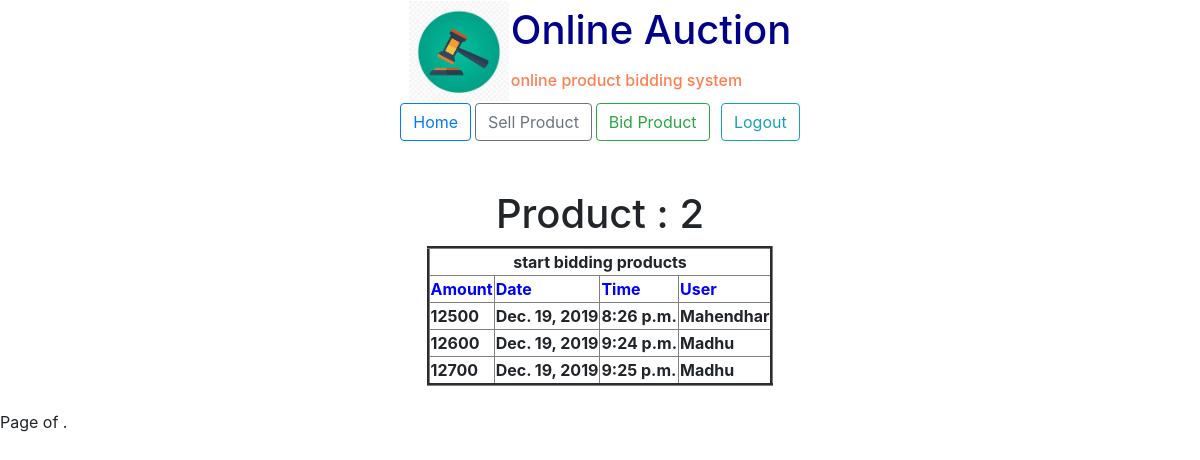
The page /user/viewbid_show/?pid=2 (signed in) on the database its author committed.
### user/models.py (models this page shows)
class BidTable(models.Model):
    bid=models.AutoField(primary_key=True)
    bid_price=models.IntegerField()
    date=models.DateField(auto_now_add=True)
    time=models.TimeField(auto_now_add=True)
    pid=models.ForeignKey(ProductModel,on_delete=models.CASCADE)
    uid=models.ForeignKey(UserModel,on_delete=models.CASCADE)

class UserModel(models.Model):
    id=models.AutoField(primary_key=True)
    name=models.CharField(max_length=100)
    contact=models.IntegerField(unique=True)
    email=models.EmailField(unique=True)
    password=models.CharField(max_length=100)
    status=models.CharField(max_length=4)
    doj=models.DateField(auto_now_add=True)

### user/views.py (the view)
# urls.py: path('viewbid_show/',views.viewbid_show,name="viewbid_show")
def viewbid_show(request):
    try:
        u=request.session["user_name"]
        i=request.session["user_id"]
        print(i, u)
    except KeyError:
        messages.error(request,"You need to ")
    pid=request.GET.get("pid")
    qs=BidTable.objects.filter(pid_id=pid)
    d={"pid":pid}
    return render(request,"user templates/viewbid_show.html",{"data":qs,"pno":d})

### templates/user templates/viewbid_show.html (shortened to what this page needs)
<!doctype html>
<html lang="en">
  <head>
    <link rel="stylesheet" href="https://stackpath.bootstrapcdn.com/bootstrap/4.4.1/css/bootstrap.min.css">
  </head>
  <body>
    {% include 'head.html' %}
    {% include 'user templates/user_menu.html' %}
    <br><br>
    <h1 align="center">Product : {{ pno.pid }}</h1>
    {% if request.session.user_name %}
    {% if data %}
  <table align="center" border="3">
        <tr>
            <th colspan="8" style="text-align: center">start bidding products</th>
        </tr>
      <tr style="color: blue">
          <th>Amount</th>
          <th>Date</th>
          <th>Time</th>
          <th>User</th>
      </tr>
      {% for x in data %}
          <tr>
            <th>{{ x.bid_price }}</th>
            <th>{{ x.date }}</th>
            <th>{{ x.time}}</th>
            <th>{{ x.uid.name }}</th>
          </tr>
      {% endfor %}
  </table>
  {% else %}
    <h6 style="text-align: center;color: red">No products</h6>
  {% endif %}
  <br>
  <div class="pagination">
    <span class="step-links">
        <span class="current">
            Page {{ data.number }} of {{ data.paginator.num_pages }}.
        </span>
    </span>
</div>
  {% else %}
            {% for x in messages %}
                <h6 style="text-align: center;color: blue">{{ x }}<a href="{% url 'Buyer_Seller' %}">login</a></h6>
            {% endfor %}
        {% endif %}
  </body>
</html>

### rows shown on the page
BidTable: bid_price "12500", date "Dec. 19, 2019", time "8:26 p.m.", uid.name "Mahendhar"
BidTable: bid_price "12600", date "Dec. 19, 2019", time "9:24 p.m.", uid.name "Madhu"
BidTable: bid_price "12700", date "Dec. 19, 2019", time "9:25 p.m.", uid.name "Madhu"

### other values the page prints
{{ pno.pid }} "2"
